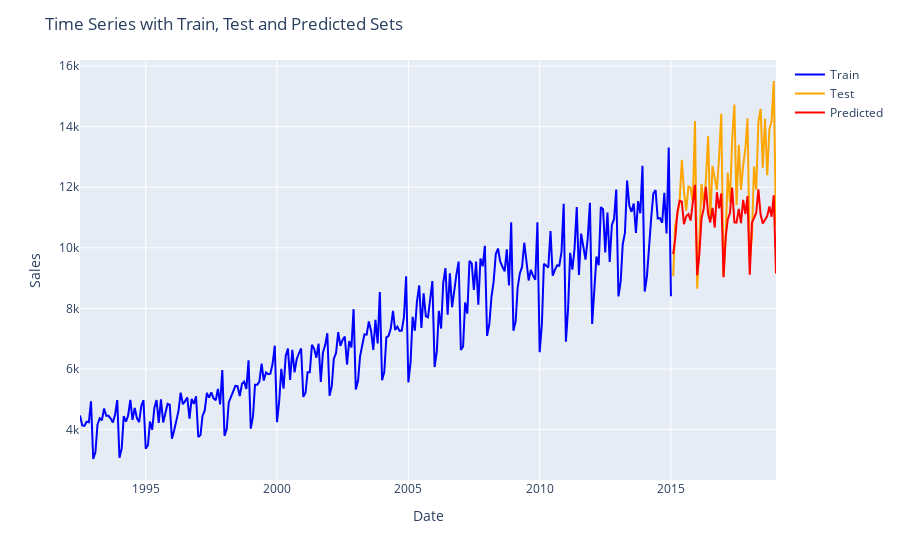

The notebook cell saved with this chart:
### Code cell
fig = px.line()

# Plot training set in blue
fig.add_scatter(x=X_train.index, y=y_train, mode='lines', name='Train', line=dict(color='blue'))

# Plot test set in orange
fig.add_scatter(x=X_test.index, y=y_test, mode='lines', name='Test', line=dict(color='orange'))

fig.add_scatter(x=X_test.index, y=y_pred, mode='lines', name='Predicted', line=dict(color='red'))

fig.update_layout(title='Time Series with Train, Test and Predicted Sets',
                  xaxis_title='Date',
                  yaxis_title='Sales')

fig.show()
